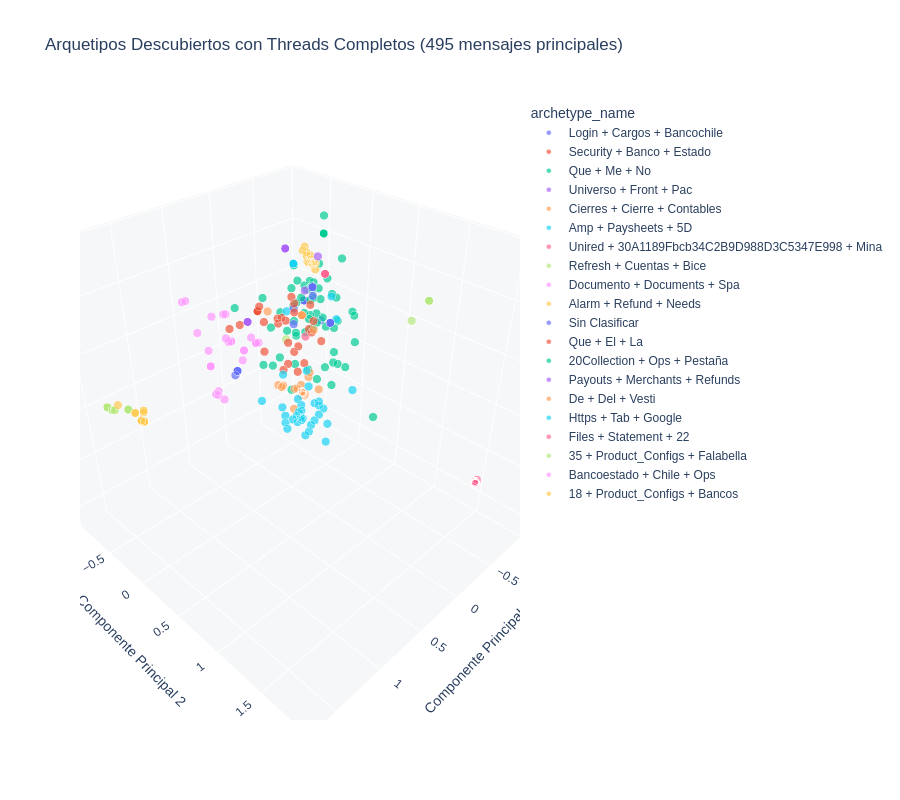

This figure's notebook cell:
### Markdown cell above
## 3. Visualización 3D Interactiva

### Code cell
# Preparar hover text
df['text_preview'] = df['text'].str[:100].str.replace('\n', ' ')
df['hover_text'] = (
    '<b>' + df['archetype_name'] + '</b><br>' +
    'Fecha: ' + df['datetime'].astype(str).str[:10] + '<br>' +
    '<i>' + df['text_preview'] + '...</i>'
)

# Crear figura 3D
fig = px.scatter_3d(
    df,
    x='pc1',
    y='pc2',
    z='pc3',
    color='archetype_name',
    hover_data={'hover_text': True, 'pc1': False, 'pc2': False, 'pc3': False},
    title=f'Arquetipos Descubiertos con Threads Completos ({len(df)} mensajes principales)',
    labels={
        'pc1': 'Componente Principal 1',
        'pc2': 'Componente Principal 2',
        'pc3': 'Componente Principal 3'
    },
    height=800,
    opacity=0.7
)

# Mejorar el layout
fig.update_traces(
    marker=dict(size=5, line=dict(width=0.5, color='white')),
    hovertemplate='%{customdata[0]}<extra></extra>'
)

fig.update_layout(
    scene=dict(
        xaxis=dict(backgroundcolor="rgb(246, 247, 248)"),
        yaxis=dict(backgroundcolor="rgb(246, 247, 248)"),
        zaxis=dict(backgroundcolor="rgb(246, 247, 248)"),
    ),
    font=dict(family="DM Sans, sans-serif", size=12),
)

fig.show()

print("\n💡 Tips:")
print("  - Arrastra para rotar la visualización")
print("  - Cada punto = 1 mensaje principal")
print("  - Color = arquetipo descubierto usando thread completo")
print("  - Haz clic en arquetipos para mostrar/ocultar")
